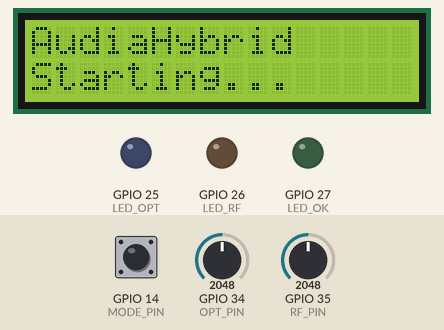
Recording of a program running on a simulated ESP32. Parts: 16×2 character LCD, output pins drawn as LEDs (lit = HIGH). The test bench sets the inputs (shaded band); at power-on: GPIO 34 (OPT_PIN) = 2048, GPIO 35 (RF_PIN) = 2048, GPIO 14 (MODE_PIN) LOW (analog values on the 0–4095 scale). WiFi joins after 1.5 s; servers stay silent unless stated; random numbers use the default seed unless the program sets one; no MQTT or app messages arrive unless stated; what the program prints to the serial monitor is not drawn.

Above: at 0.4 s.
At 3.0 s:
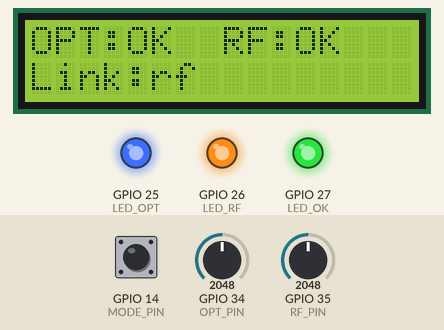
3.1 s: GPIO 34 (OPT_PIN) set to 338
6.1 s: GPIO 34 (OPT_PIN) set to 308
7.6 s: GPIO 35 (RF_PIN) set to 336
At 10.5 s:
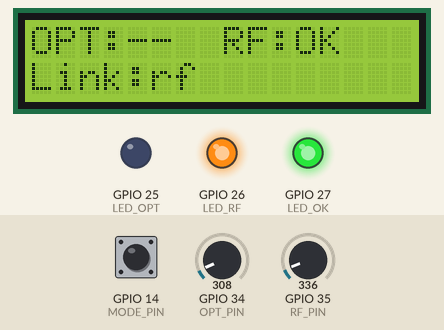
10.6 s: GPIO 35 (RF_PIN) set to 307
12.4 s: GPIO 14 (MODE_PIN) pulled HIGH for 0.15 s
At 12.68 s:
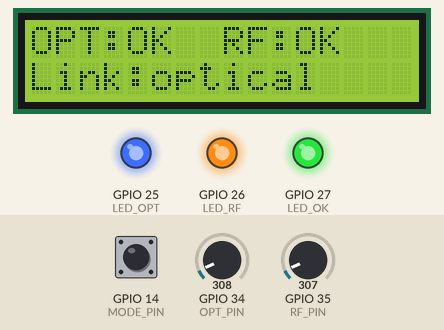
14.4 s: GPIO 35 (RF_PIN) set to 0
At 15.3 s:
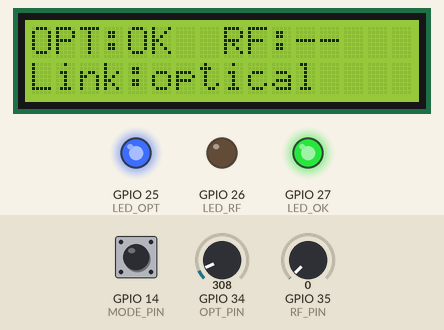
Timing chart, 0 to 18.4 s (numbered marks = the images above; inputs shaded):
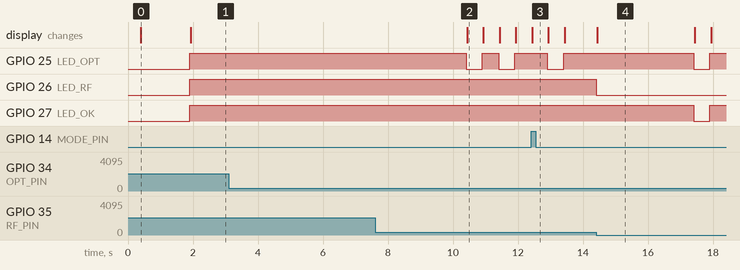

The program:

main.cpp
```cpp
#include <Arduino.h>
#include <WiFi.h>
#include <PubSubClient.h>
#include <ArduinoJson.h>
#include <Wire.h>
#include <LiquidCrystal_I2C.h>

#ifndef SIMULATION
#define SIMULATION 1
#endif

#if SIMULATION
  const char* WIFI_SSID    = "Wokwi-GUEST";
  const char* WIFI_PASS    = "";
  const int   WIFI_CHANNEL = 6;
  const float ALIVE_LEVEL  = 300.0f;
#else
  #include "secrets.h"
  const char* WIFI_SSID    = SECRET_WIFI_SSID;
  const char* WIFI_PASS    = SECRET_WIFI_PASS;
  const int   WIFI_CHANNEL = 0;
  const float ALIVE_LEVEL  = 40.0f;
#endif

const char* MQTT_HOST       = "broker.hivemq.com";
const int   MQTT_PORT       = 1883;
const char* TOPIC_TELEMETRY = "audiahybrid/cyril-raj/telemetry";
const char* TOPIC_STATUS    = "audiahybrid/cyril-raj/status";
const char* TOPIC_CMD       = "audiahybrid/cyril-raj/cmd";

const int OPT_PIN  = 34;
const int RF_PIN   = 35;
const int MODE_PIN = 14;   // HIGH = prefer optical, LOW = prefer RF
const int LED_OPT  = 25;
const int LED_RF   = 26;
const int LED_OK   = 27;

const unsigned long SAMPLE_MS = 500;

WiFiClient   wifiClient;
PubSubClient mqtt(wifiClient);
LiquidCrystal_I2C lcd(0x27, 16, 2);
unsigned long lastSample = 0, lastMqttTry = 0, lastWifiTry = 0;
unsigned long lcdHoldUntil = 0;

bool gOptOk = false, gRfOk = false, gPreferOptical = true;
uint32_t optPktTx = 0, optPktOk = 0, rfPktTx = 0, rfPktOk = 0;

float rmsLevel(int pin) {
  static int s[800];
  double mean = 0, acc = 0;
  for (int i = 0; i < 800; i++) {
    s[i] = analogRead(pin);
    mean += s[i];
    delayMicroseconds(100);
  }
  mean /= 800.0;
  for (int i = 0; i < 800; i++) {
    acc += (s[i] - mean) * (s[i] - mean);
  }
  return sqrt(acc / 800.0);
}

float readLevel(int pin) {
#if SIMULATION
  float raw = (float)analogRead(pin);
  float jitter = 1.0f + ((int)random(-30, 31)) / 1000.0f;
  float v = raw * jitter;
  if (v < 0) v = 0;
  if (v > 4095) v = 4095;
  return v;
#else
  return rmsLevel(pin);
#endif
}

const char* chooseActive(bool preferOptical, bool optOk, bool rfOk) {
  if (preferOptical) {
    if (optOk) return "optical";
    if (rfOk)  return "rf";
  } else {
    if (rfOk)  return "rf";
    if (optOk) return "optical";
  }
  return "none";
}

// ---------- LCD helpers ----------

void lcdLine(uint8_t row, const String& s) {
  String t = s;
  while (t.length() < 16) t += ' ';
  lcd.setCursor(0, row);
  lcd.print(t.substring(0, 16));
}

// Types the message on the LCD one character at a time and flashes the
// LEDs of the links that are up, so the transmission is visible.
void showTransmit(const String& msg) {
  lcdLine(0, "TX:");
  lcdLine(1, "Sending...");
  for (size_t i = 0; i < msg.length(); i++) {
    if (i < 13) {
      lcd.setCursor(3 + i, 0);
      lcd.print(msg[i]);
    }
    digitalWrite(LED_OPT, gOptOk);
    digitalWrite(LED_RF, gRfOk);
    delay(60);
    digitalWrite(LED_OPT, LOW);
    digitalWrite(LED_RF, LOW);
    delay(40);
  }
  digitalWrite(LED_OPT, gOptOk);
  digitalWrite(LED_RF, gRfOk);
}

// ---------- text link simulation ----------

uint8_t crc8(const uint8_t* d, size_t n) {
  uint8_t c = 0;
  while (n--) {
    c ^= *d++;
    for (int i = 0; i < 8; i++) c = (c & 0x80) ? (uint8_t)((c << 1) ^ 0x07) : (uint8_t)(c << 1);
  }
  return c;
}

bool simulateLink(const String& msg, bool linkUp) {
  uint8_t buf[33];
  size_t n = msg.length();
  if (n == 0 || n > 32) return false;
  memcpy(buf, msg.c_str(), n);
  uint8_t sentCrc = crc8(buf, n);
  if (!linkUp) buf[random((long)n)] ^= (uint8_t)(1 << random(8));
  return crc8(buf, n) == sentCrc;
}

void onCmd(char* topic, byte* payload, unsigned int len) {
  JsonDocument in;
  if (deserializeJson(in, (const char*)payload, len)) return;
  long id = in["id"] | -1L;
  String msg = in["msg"] | "";
  if (id < 0 || msg.length() == 0 || msg.length() > 32) return;

  showTransmit(msg);                       // visible transmission

  bool o = simulateLink(msg, gOptOk);
  bool r = simulateLink(msg, gRfOk);
  optPktTx++; rfPktTx++;
  if (o) optPktOk++;
  if (r) rfPktOk++;

  const char* act = chooseActive(gPreferOptical, o, r);
  const char* link = strcmp(act, "optical") == 0 ? "OPTICAL"
                   : strcmp(act, "rf") == 0      ? "RF" : "NONE";

  lcdLine(1, strcmp(link, "NONE") == 0 ? String("RX: FAILED") : "RX: " + String(link));
  lcdHoldUntil = millis() + 4000;          // keep the result on screen for 4 s

  JsonDocument out;
  out["id"]    = id;
  out["msg"]   = msg;
  out["link"]  = link;
  out["optTx"] = optPktTx;
  out["optOk"] = optPktOk;
  out["rfTx"]  = rfPktTx;
  out["rfOk"]  = rfPktOk;

  char json[256];
  serializeJson(out, json, sizeof(json));
  bool sent = mqtt.publish(TOPIC_TELEMETRY, json);
  Serial.printf("[text] %s -> %s\n", json, sent ? "published" : "not sent");
}

// ---------- connectivity ----------

void connectWifi() {
  Serial.printf("Connecting to Wi-Fi '%s'", WIFI_SSID);
  WiFi.mode(WIFI_STA);
  WiFi.begin(WIFI_SSID, WIFI_PASS, WIFI_CHANNEL);
  unsigned long start = millis();
  while (WiFi.status() != WL_CONNECTED && millis() - start < 15000) {
    delay(300);
    Serial.print(".");
  }
  if (WiFi.status() == WL_CONNECTED) {
    Serial.print("\nConnected, IP: ");
    Serial.println(WiFi.localIP());
  } else {
    Serial.println("\nWi-Fi not connected yet (will retry)");
  }
}

void ensureMqtt() {
  if (mqtt.connected() || millis() - lastMqttTry < 3000) return;
  lastMqttTry = millis();
  String id = "audia-esp-" + String((uint32_t)random(0xFFFFFF), HEX);
  Serial.print("Connecting to MQTT... ");
  if (mqtt.connect(id.c_str(), nullptr, nullptr, TOPIC_STATUS, 0, true, "offline")) {
    Serial.println("connected");
    mqtt.publish(TOPIC_STATUS, "online", true);
    mqtt.subscribe(TOPIC_CMD);
  } else {
    Serial.printf("failed, rc=%d\n", mqtt.state());
  }
}

void setup() {
  Serial.begin(115200);
  delay(300);
  Serial.println("\nAudiaHybrid firmware starting");

  pinMode(MODE_PIN, INPUT_PULLUP);
  pinMode(LED_OPT, OUTPUT);
  pinMode(LED_RF, OUTPUT);
  pinMode(LED_OK, OUTPUT);

  Wire.begin(21, 22);
  lcd.init();
  lcd.backlight();
  lcdLine(0, "AudiaHybrid");
  lcdLine(1, "Starting...");

  analogReadResolution(12);
  analogSetPinAttenuation(OPT_PIN, ADC_11db);
  analogSetPinAttenuation(RF_PIN, ADC_11db);

  connectWifi();
  mqtt.setServer(MQTT_HOST, MQTT_PORT);
  mqtt.setBufferSize(512);
  mqtt.setCallback(onCmd);
}

void loop() {
  if (WiFi.status() != WL_CONNECTED) {
    if (millis() - lastWifiTry > 5000) {
      lastWifiTry = millis();
      WiFi.reconnect();
    }
  } else {
    ensureMqtt();
    mqtt.loop();
  }

  if (millis() - lastSample < SAMPLE_MS) return;
  lastSample = millis();

  float optical = readLevel(OPT_PIN);
  float rf      = readLevel(RF_PIN);
  bool optOk = optical > ALIVE_LEVEL;
  bool rfOk  = rf > ALIVE_LEVEL;
  bool preferOptical = digitalRead(MODE_PIN) == HIGH;
  const char* active = chooseActive(preferOptical, optOk, rfOk);

  gOptOk = optOk; gRfOk = rfOk; gPreferOptical = preferOptical;

  digitalWrite(LED_OPT, optOk);
  digitalWrite(LED_RF, rfOk);
  digitalWrite(LED_OK, strcmp(active, "none") != 0);

  // Idle LCD status (skipped while a message result is being shown)
  if (millis() >= lcdHoldUntil) {
    char l0[17], l1[17];
    snprintf(l0, sizeof(l0), "OPT:%-3s RF:%-3s  ", optOk ? "OK" : "--", rfOk ? "OK" : "--");
    snprintf(l1, sizeof(l1), "Link:%-11s", active);
    lcd.setCursor(0, 0); lcd.print(l0);
    lcd.setCursor(0, 1); lcd.print(l1);
  }

  JsonDocument doc;
  doc["optical"]   = (int)optical;
  doc["rf"]        = (int)rf;
  doc["opt_ok"]    = optOk;
  doc["rf_ok"]     = rfOk;
  doc["preferred"] = preferOptical ? "optical" : "rf";
  doc["active"]    = active;
  doc["rssi"]      = (WiFi.status() == WL_CONNECTED) ? WiFi.RSSI() : 0;

  char payload[200];
  serializeJson(doc, payload, sizeof(payload));
  bool sent = mqtt.connected() && mqtt.publish(TOPIC_TELEMETRY, payload);
  Serial.printf("%s -> %s\n", payload, sent ? "published" : "not sent");
}
```

Measured:
- after the input at 3.1 s, every drawn part: stays the same
- after the input at 6.1 s, every drawn part: stays the same
- after the input at 14.4 s, GPIO 26 (LED_RF): HIGH → LOW at once; GPIO 27 (LED_OK): HIGH → LOW after 3.0 s, → HIGH 0.50 s later
- what the display in image 0 shows lasts 1.5 s, from 0.4 s to 1.9 s
